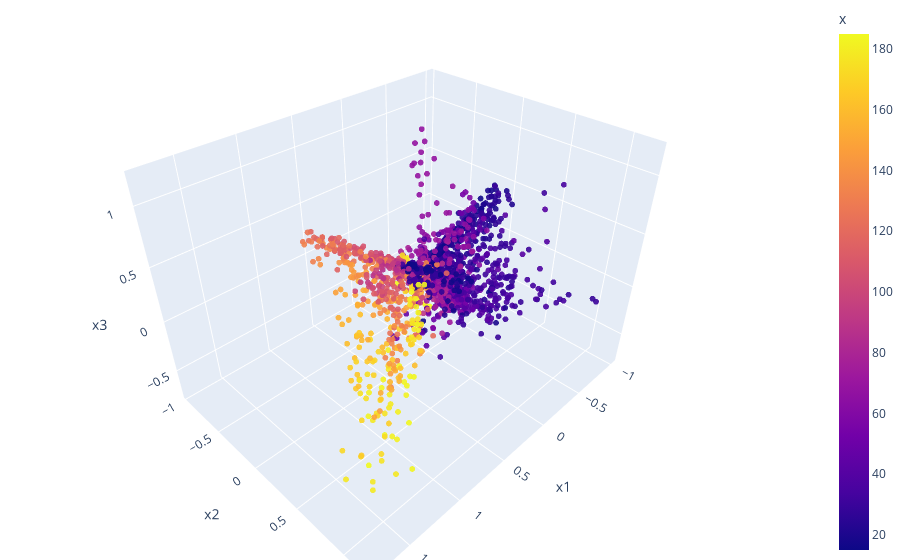

Notebook source saved alongside this figure:
### Markdown cell above
## Dual PCA method testing

### Code cell
pca = PCA(n_components=20, svd_solver='full')

pca_embeddingT1 = pca.fit_transform(z_score(parsedData[data.track == 1]))
pca_embeddingT1 = pca_embeddingT1[:, 0:3]

pca_embeddingT2 = pca.fit_transform(z_score(parsedData[data.track == 2]))
pca_embeddingT2 = pca_embeddingT2[:, 0:3]

df = pd.DataFrame(pca_embeddingT1, columns=['x1', 'x2', 'x3'])
dataT1 = data[data.track == 1]
dataT1.reset_index(drop=True, inplace=True)

df["x"] = dataT1.x
df["lap"] = dataT1.lap
df["track"] = dataT1.track
df["exposure"] = dataT1.exposure

df2 = pd.DataFrame(pca_embeddingT2, columns=['x1', 'x2', 'x3'])
dataT2 = data[data.track == 2]
dataT2.reset_index(drop=True, inplace=True)

df2["x"] = dataT2.x
df2["lap"] = dataT2.lap
df2["track"] = dataT2.track
df2["exposure"] = dataT2.exposure

# Merge df and df2
df = pd.concat([df, df2])

fig = px.scatter_3d(df, x='x1', y='x2', z='x3', color='x', opacity=0.9, title="PCA")
fig.update_traces(marker_size=2)

# tight layout
fig.update_layout(margin=dict(l=0, r=0, b=0, t=0))
fig.show()

### Figure 1 — Plotly figure (JSON) as saved in the notebook; plotly's stock layout.template omitted (floating-point values rounded to 4 significant figures; data arrays with more than 128 entries replaced by an {"elided": "..."} marker saying what was removed)
{"data": [{"hovertemplate": "x1=%{x}<br>x2=%{y}<br>x3=%{z}<br>x=%{marker.color}<extra></extra>", "legendgroup": "", "marker": {"color": {"elided": "2157 float values"}, "coloraxis": "coloraxis", "opacity": 0.9, "size": 2, "symbol": "circle"}, "mode": "markers", "name": "", "scene": "scene", "showlegend": false, "type": "scatter3d", "x": {"elided": "2157 float values"}, "y": {"elided": "2157 float values"}, "z": {"elided": "2157 float values"}}], "layout": {"coloraxis": {"colorbar": {"title": {"text": "x"}}, "colorscale": [[0, "#0d0887"], [0.1111, "#46039f"], [0.2222, "#7201a8"], [0.3333, "#9c179e"], [0.4444, "#bd3786"], [0.5556, "#d8576b"], [0.6667, "#ed7953"], [0.7778, "#fb9f3a"], [0.8889, "#fdca26"], [1, "#f0f921"]]}, "legend": {"tracegroupgap": 0}, "margin": {"b": 0, "l": 0, "r": 0, "t": 0}, "scene": {"domain": {"x": [0, 1], "y": [0, 1]}, "xaxis": {"title": {"text": "x1"}}, "yaxis": {"title": {"text": "x2"}}, "zaxis": {"title": {"text": "x3"}}}, "title": {"text": "PCA"}}}
